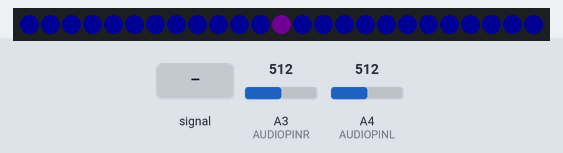
This sketch was run on a simulated Arduino Uno, built with avr-gcc and run on an emulated ATmega328P. Parts: 25 RGB LEDs in strip order, left to right. Inputs (shaded band) come from the test bench; at power-on: A3 (AUDIOPINR) = 512, A4 (AUDIOPINL) = 512. Dim RGB values are drawn brighter than linear.

Above: at 1.2 s.
1.3 s: A3 (AUDIOPINR) fed a 200 Hz sine of ±81 counts around its level
3.6 s: A3 (AUDIOPINR) set to 716
At 4.8 s:
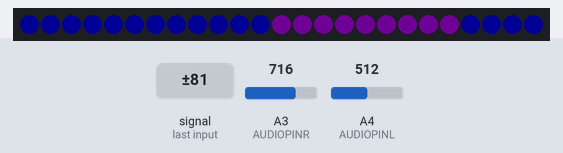
5.4 s: A4 (AUDIOPINL) fed a 200 Hz sine of ±81 counts around its level
7.9 s: A4 (AUDIOPINL) set to 716
At 9.2 s:
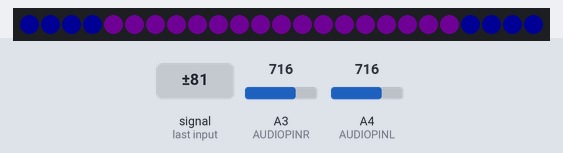
9.7 s: A3 (AUDIOPINR) fed a 1000 Hz sine of ±255 counts around its level
At 12.3 s:
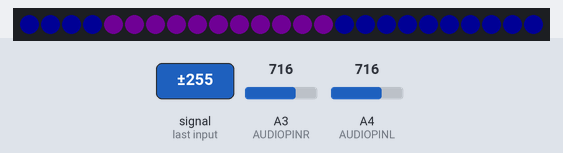
12.6 s: A4 (AUDIOPINL) fed a 1000 Hz sine of ±255 counts around its level
At 14.7 s:
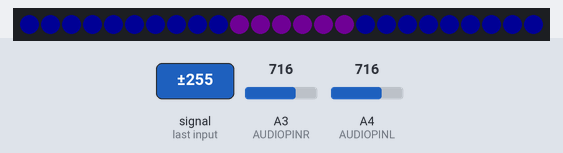
Timing chart, 0 to 16.1 s (numbered marks = the images above; inputs shaded):
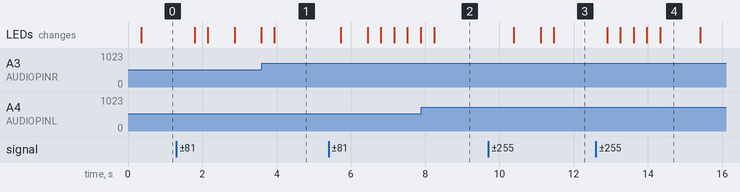

Measured:
- after the input at 9.7 s, the LEDs: change after 0.69 s (image 3)
- after the input at 12.6 s, the LEDs: first differ from a run without the input after 0.66 s (image 4 shows a later state)

The sketch:

BeatSyncCenterStereo.ino
```cpp
#include <fix_fft.h>
#include <SPI.h>
#include <Adafruit_WS2801.h>

// variables for the Adafruit Pixels
uint8_t mDataPin  = 2;    // Yellow wire on Adafruit Pixels
uint8_t mClockPin = 3;    // Green wire on Adafruit Pixels
int mNumberOfLEDs = 25;
Adafruit_WS2801 mStrip = Adafruit_WS2801(mNumberOfLEDs, mDataPin, mClockPin);
const uint32_t mClearColor = Color(0, 0, 0), mRedColor = Color(25, 0, 0), mBlueColor = Color(0, 0, 20), mGreenColor = Color(0, 25, 0), mPurpleColor = Color(15, 0, 20);
//Pink Color(200, 10, 100);
const uint32_t mNathalieColor = Color(2, 200, 255);

int mCenter = 12;

// variables for the Fast Fourier Transform (FFT)
char imL[128], dataL[128], imR[128], dataR[128];

// manipulation variables to translate FFT for display
// 14 channels of audio
char data_avgsL[14], data_avgsR[14];
// Display channel to display, 0 == Bass
const int mCh0 = 0, mCh1 = 1, mCh2 = 2, mCh3 = 3, mCh4 = 4, mCh5 = 5, mCh6 = 6, mCh7 = 7;
const int mCh8 = 8, mCh9 = 9, mCh10 = 10, mCh11 = 11, mCh12 = 12, mCh13 = 13, mCh14 = 14;
int i, valL, valR;

#define AUDIOPINR 3
#define AUDIOPINL 4

void setup() {
  // initialize the LED strip
  mStrip.begin();
  mStrip.show();
  // serial output for debugging
  //Serial.begin(9600);
}

void loop() {
  // read in data from the AUDIOPINS
  for (i = 0; i < 128; i++) {
    // read left channel
    valL = analogRead(AUDIOPINL);
    dataL[i] = valL;
    imL[i] = 0;
    // read right channel
    valR = analogRead(AUDIOPINR);
    dataR[i] = valR;
    imR[i] = 0;
  }
  // run the FFT
  fix_fft(dataL,imL,7,0);
  fix_fft(dataR,imR,7,0);

  for (i = 0; i < 64; i++) {
    // this gets the absolute value of the values in the array, so we're only dealing with positive numbers
    dataL[i] = sqrt(dataL[i] * dataL[i] + imL[i] * imL[i]);
    dataR[i] = sqrt(dataR[i] * dataR[i] + imR[i] * imR[i]);
  }

  // average bars together
  for (i = 0; i < 14; i++) {
    // average together
    data_avgsL[i] = dataL[i*4] + dataL[i*4 + 1] + dataL[i*4 + 2] + dataL[i*4 + 3];
    data_avgsR[i] = dataR[i*4] + dataR[i*4 + 1] + dataR[i*4 + 2] + dataR[i*4 + 3];
    // remap values for display range: input 0-30 & output 0-5 ... originally 0-9
    data_avgsL[i] = map(data_avgsL[i], 0, 30, 0, 5);
    data_avgsR[i] = map(data_avgsR[i], 0, 30, 0, 5);
  }
  // read the bass and SHOW IT!
  int valueL = data_avgsL[mCh0];
  int valueR = data_avgsR[mCh0];
  //Serial.println(value);
  if ((valueL > mCenter) && (valueR > mCenter)) {
    display(mCenter, mCenter);
  } else if (valueL > mCenter) {
    display(mCenter, valueR);
  } else if (valueR > mCenter) {
    display(valueL, mCenter);
  } else {
    display(valueL, valueR);
  }
}

void display(int inputL, int inputR) {
  // clear the pixels
  for (int i = 0; i < mNumberOfLEDs; i++) {
    mStrip.setPixelColor(i, mBlueColor);
  }

  // set the center pixel
  mStrip.setPixelColor(mCenter, mPurpleColor);

  // set the pixels below center
  for (i = mCenter - inputL; i < mCenter; i++) {
    mStrip.setPixelColor(i, mPurpleColor);
  }
  // set the pixels above center
  for (i = mCenter + inputR; i > mCenter; i--) {
    mStrip.setPixelColor(i, mPurpleColor);
  }

  mStrip.show();
}

/* Helper functions */

// Create a 24 bit color value from R,G,B
uint32_t Color(byte r, byte g, byte b)
{
  uint32_t c;
  c = r;
  c <<= 8;
  c |= g;
  c <<= 8;
  c |= b;
  return c;
}
```
